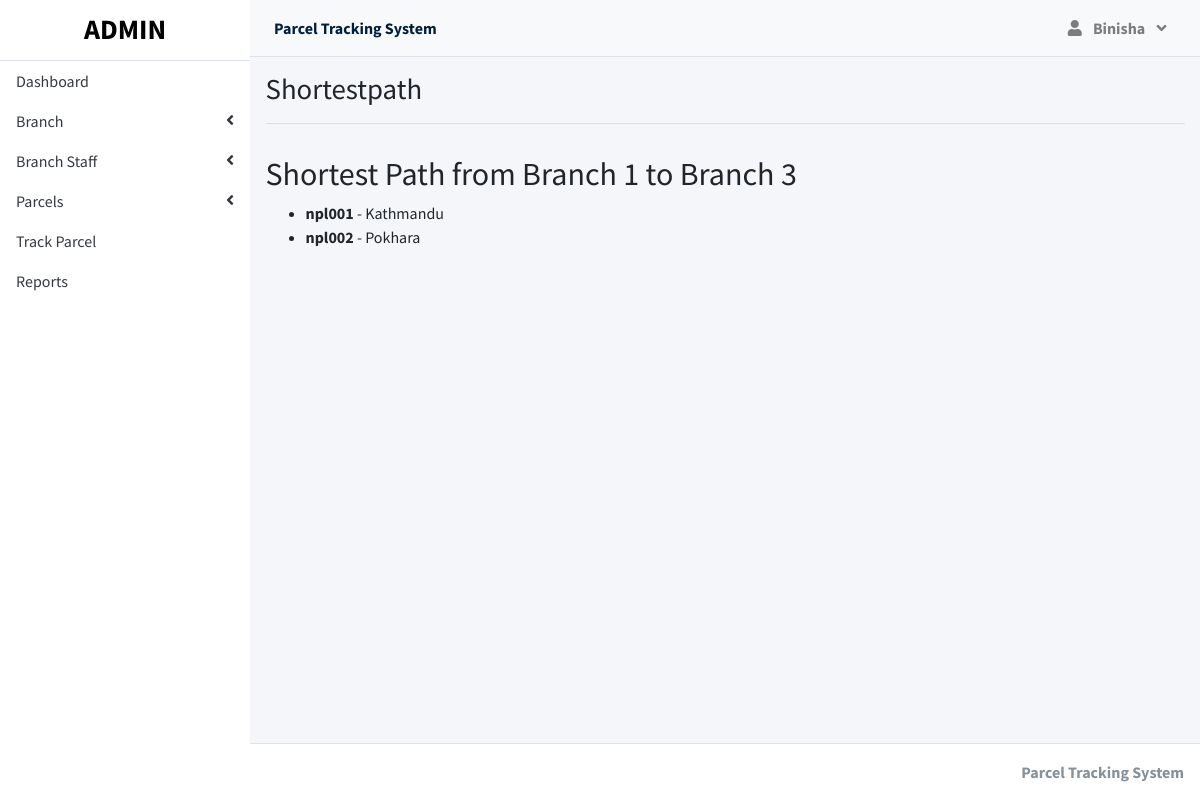
/index.php?page=shortestpath&start=1&end=3 (signed in), run on the app's committed database.
### tables this page shows
CREATE TABLE `branches` (
  `id` int(30) NOT NULL,
  `branch_code` varchar(50) NOT NULL,
  `street` text NOT NULL,
  `city` text NOT NULL,
  `state` text NOT NULL,
  `zip_code` varchar(50) NOT NULL,
  `country` text NOT NULL,
  `contact` varchar(100) NOT NULL,
  `date_created` datetime NOT NULL DEFAULT current_timestamp()
);

### dijkstra.php (called while the page is built, shortened)
<?php
function dijkstra($graph, $start, $end) {
    $distances = [];
    $previous = [];
    $nodes = [];
    foreach ($graph as $node => $edges) {
        $distances[$node] = INF;
        $previous[$node] = null;
        $nodes[$node] = $node;
    }
    $distances[$start] = 0;
    while (!empty($nodes)) {
        $minNode = null;
        foreach ($nodes as $node) {
            if ($minNode === null || $distances[$node] < $distances[$minNode]) {
                $minNode = $node;
            }
        }
        unset($nodes[$minNode]);
        foreach ($graph[$minNode] as $neighbor => $cost) {
            $alt = $distances[$minNode] + $cost;
            if ($alt < $distances[$neighbor]) {
                $distances[$neighbor] = $alt;
                $previous[$neighbor] = $minNode;
            }
        }
    }
    $path = [];
    $current = $end;
    while ($previous[$current] !== null) {
        $path[] = $current;
        $current = $previous[$current];
    }
    $path[] = $start;
    return array_reverse($path);
}
?>

### shortestpath.php (the view, shortened to what this page needs)
<?php
require 'dijkstra.php';
if (isset($_GET['start']) && isset($_GET['end'])) {
    $startBranchId = $_GET['start'];
    $endBranchId = $_GET['end'];
    $graph = getGraph($conn);
    $shortestPath = dijkstra($graph, $startBranchId, $endBranchId);
    echo "<h2>Shortest Path from Branch $startBranchId to Branch $endBranchId</h2>";
    echo "<ul>";
    foreach ($shortestPath as $branchId) {
        $branch = getBranchDetails($conn, $branchId);
        echo "<li><strong>{$branch['branch_code']}</strong> - {$branch['city']}</li>";
    }
    echo "</ul>";
} else {
    echo "No data provided. Please provide the start and end branch IDs.";
}
function getGraph($conn) {
    $graph = [];
    $sql = "SELECT * FROM branch_distances";
    $result = $conn->query($sql);
    if ($result->num_rows > 0) {
        while ($row = $result->fetch_assoc()) {
            $graph[$row['from_branch_id']][$row['to_branch_id']] = $row['distance'];
            $graph[$row['to_branch_id']][$row['from_branch_id']] = $row['distance'];
        }
    }
    return $graph;
}
function getBranchDetails($conn, $branchId) {
    $stmt = $conn->prepare("SELECT * FROM branches WHERE id = ?");
    $stmt->bind_param("i", $branchId);
    $stmt->execute();
    $result = $stmt->get_result();
    return $result->fetch_assoc();
}

### data on the page
branches: branch_code "npl001", city "Kathmandu"
branches: branch_code "npl002", city "Pokhara"

### other printed values
$_SESSION['system']['name'] "Parcel Tracking System"
$_SESSION['login_firstname'] "Binisha"
$title "Shortestpath"
$startBranchId "1"
$endBranchId "3"
